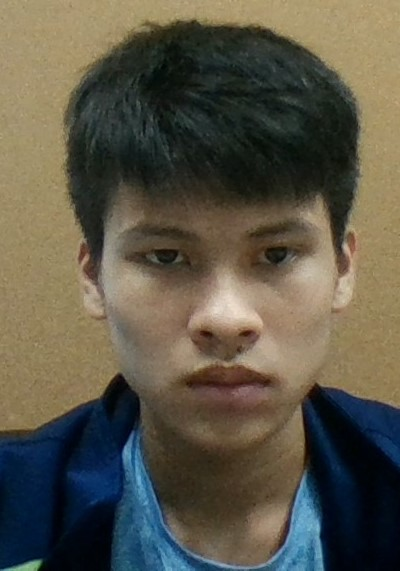
#> input picture OpenCV-Python-Series-master/src/images/me/image6.jpg, 400 x 571 px, found by its file name
$ python lesson8.1.py   (older library calls are emulated)
#> lines starting #> are read from the running program, lines starting #| are printed output that depends on the picture; after the words box and inside, x2 and y2 are one past the last pixel; in counts of white or black regions, pixels touching at a corner belong together
import cv2
import numpy as np

I = cv2.imread("image6.jpg")
#> I is the input picture: shape (571, 400, 3); mean B, G, R 71.8, 86.2, 91
cv2.imshow("image", I)
cv2.waitKey()

# extract r, g, b

B = I[:, :, 0] #B channel
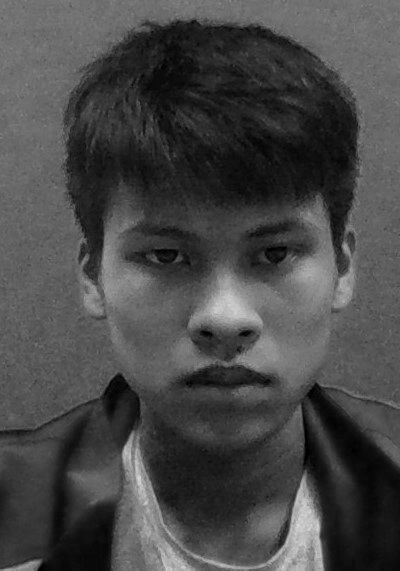
#> B: shape (571, 400); min 0, max 217, mean 71.8
G = I[:,:,1] # G channel
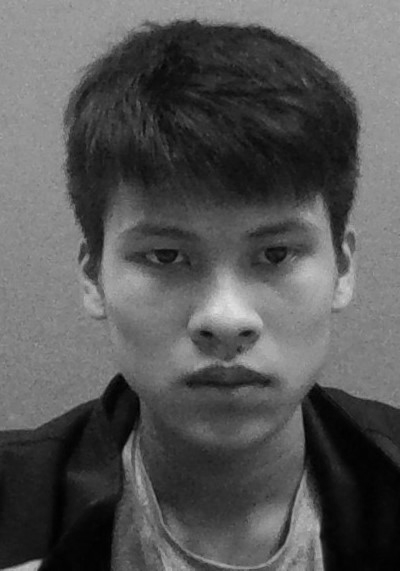
#> G: shape (571, 400); min 0, max 225, mean 86.2
R = I[:,:,2] #R channel
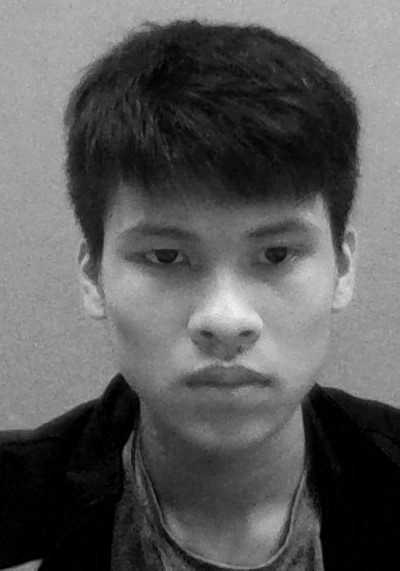
#> R: shape (571, 400); min 0, max 242, mean 91
cv2.imshow("Blue", B)
cv2.imshow("Green", G)
cv2.imshow("Red", R)
cv2.waitKey(1)

# combine red and blue
ImgBin = B&R
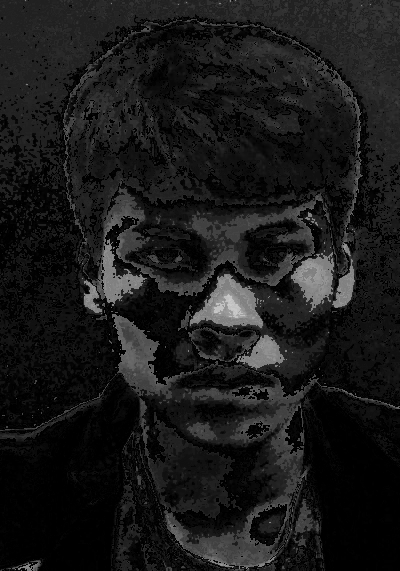
#> ImgBin: shape (571, 400); min 0, max 205, mean 25.3
ImgRoi =~ImgBin # inverse Image
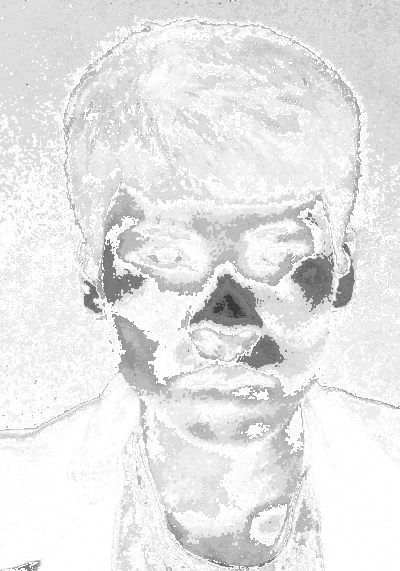
#> ImgRoi: shape (571, 400); min 50, max 255, mean 229.7
cv2.imshow("image 2",ImgRoi)
cv2.waitKey()

thresh,ImgRoi = cv2.threshold(ImgRoi, 50, 255, cv2.THRESH_BINARY)
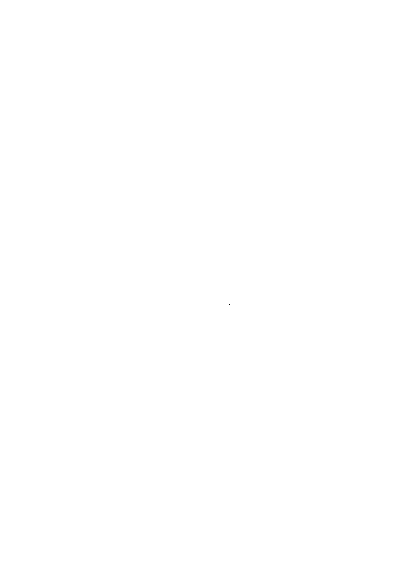
#> ImgRoi: shape (571, 400); 100% white; black in thin lines or dots, all inside (x1, y1, x2, y2) = (229, 304, 230, 305)
# find contour
N, contour, hierachy = cv2.findContours(ImgRoi, cv2.RETR_EXTERNAL, cv2.CHAIN_APPROX_NONE)
#> contour = 1 contour; box (x1, y1, x2, y2) and area: (0, 0, 400, 571) 227430
for i in contour:
    cv2.drawContours(I, i, -1, (0,150,150), 3)

#     lấy chu vi
    chuvi = cv2.arcLength(i, True)

    #   lấy về diện tích
    dientich = cv2.contourArea(i, True)

#     xấp xỉ đường cong hay đa thức
    nedges = cv2.approxPolyDP(i, 5, True)
    print(len(nedges))
    (len(nedges))
    print(nedges)
    if (len(nedges) == 3):
        x = nedges [0] [0] [0]
        y = nedges [0] [0] [1]
        cv2.putText(I, "Triangle", (x,y), cv2.FONT_HERSHEY_COMPLEX, 0.5,(0,255,0))
    if (len(nedges) == 4):
        x = nedges [0] [0] [0]
        y = nedges [0] [0] [1]
        cv2.putText(I, "rectangle", (x,y), cv2.FONT_HERSHEY_COMPLEX, 0.5,(0,255,0))
#> this loop made 1 pass
#> (chuvi, dientich, nedges, x, y) on pass 1: (1938, -227430, [[0, 0], [0, 570], [399, 570], [399, 0]], 0, 0)
#| 4
#| [[[  0   0]]
#|  [[  0 570]]
#|  [[399 570]]
#|  [[399   0]]]
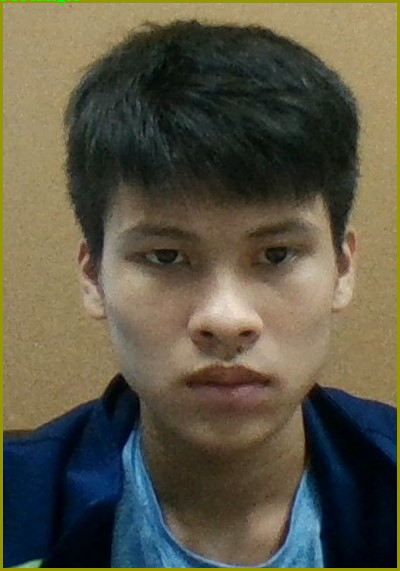
#> I: shape (571, 400, 3); 2.54% of pixels changed, all inside (x1, y1, x2, y2) = (0, 0, 400, 571)

cv2.imshow("contours", I)
cv2.waitKey()

$ run again, with OpenCV-Python-Series-master/src/images/me/image2.jpg copied over OpenCV-Python-Series-master/src/images/me/image6.jpg
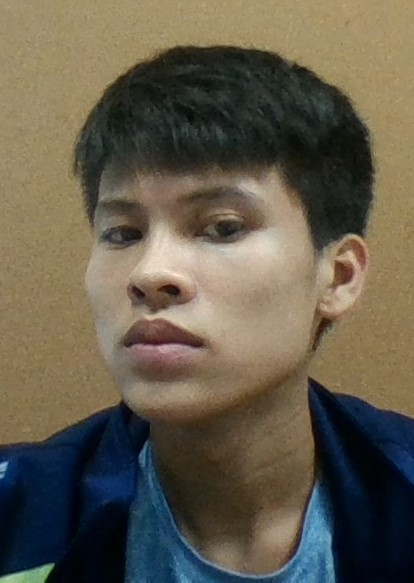
#> input picture OpenCV-Python-Series-master/src/images/me/image2.jpg, 414 x 583 px, found by its file name
#> I is the input picture: shape (583, 414, 3); mean B, G, R 76.1, 91.9, 99.4
#> `ImgRoi =~ImgBin`:
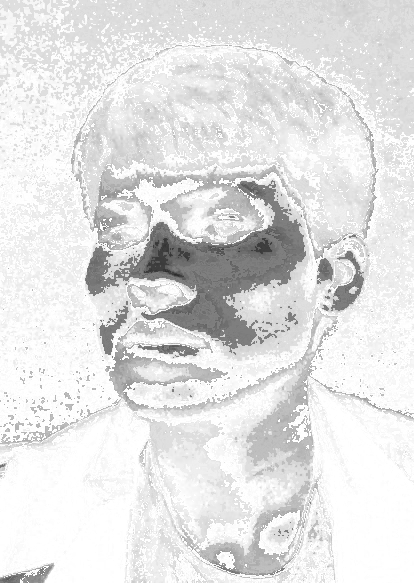
#> ImgRoi: shape (583, 414); min 41, max 255, mean 227
#> contour = 1 contour; box (x1, y1, x2, y2) and area: (0, 0, 414, 583) 240366
#> the loop `for i in contour:` made 1 pass
#> (chuvi, dientich, nedges, x, y) on pass 1: (1990, -240366, [[0, 0], [0, 582], [413, 582], [413, 0]], 0, 0)
#> (printed output is left out)
#> after the loop `for i in contour:`:
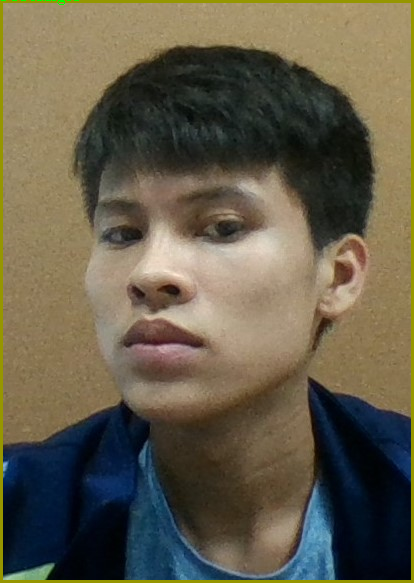
#> I: shape (583, 414, 3); 2.47% of pixels changed, all inside (x1, y1, x2, y2) = (0, 0, 414, 583)

$ run again, with OpenCV-Python-Series-master/src/images/me/image3.jpg copied over OpenCV-Python-Series-master/src/images/me/image6.jpg
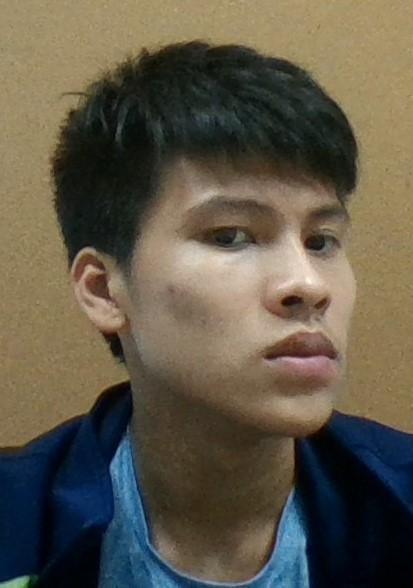
#> input picture OpenCV-Python-Series-master/src/images/me/image3.jpg, 413 x 588 px, found by its file name
#> I is the input picture: shape (588, 413, 3); mean B, G, R 72.8, 88.3, 95.1
#> `ImgRoi =~ImgBin`:
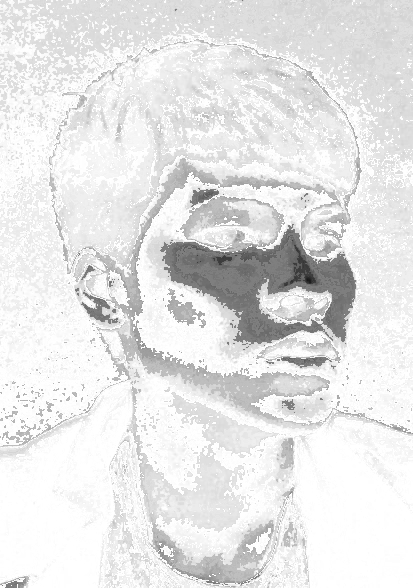
#> ImgRoi: shape (588, 413); min 24, max 255, mean 229.7
#> contour = 1 contour; box (x1, y1, x2, y2) and area: (0, 0, 413, 588) 241844
#> the loop `for i in contour:` made 1 pass
#> (chuvi, dientich, nedges, x, y) on pass 1: (1998, -241844, [[0, 0], [0, 587], [412, 587], [412, 0]], 0, 0)
#> (printed output is left out)
#> after the loop `for i in contour:`:
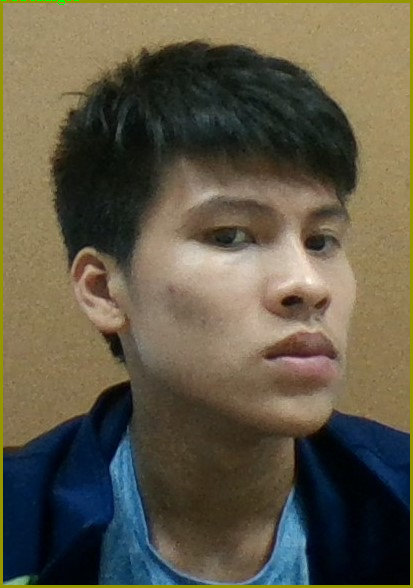
#> I: shape (588, 413, 3); 2.46% of pixels changed, all inside (x1, y1, x2, y2) = (0, 0, 413, 588)

$ run again, with OpenCV-Python-Series-master/src/images/me/image5.jpg copied over OpenCV-Python-Series-master/src/images/me/image6.jpg
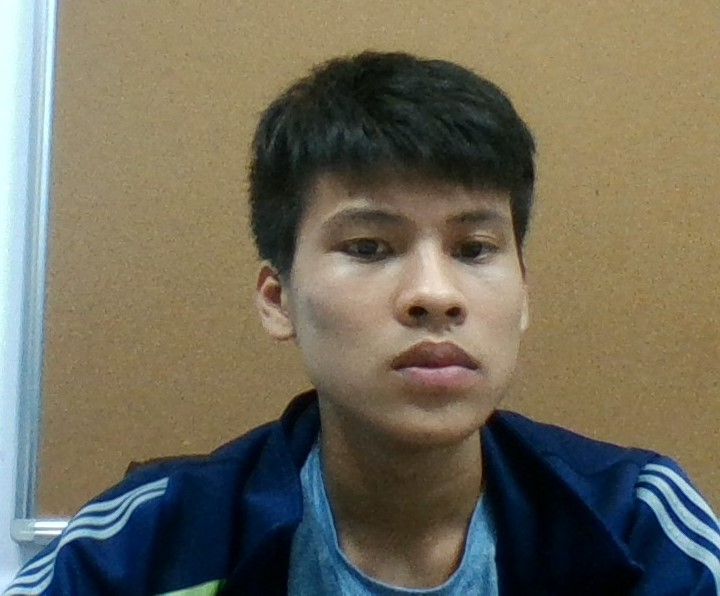
#> input picture OpenCV-Python-Series-master/src/images/me/image5.jpg, 720 x 596 px, found by its file name
#> I is the input picture: shape (596, 720, 3); mean B, G, R 91.3, 107.6, 112.5
#> contour = 2 contours, 1 with area under 20; largest, box (x1, y1, x2, y2) and area: (0, 0, 720, 596) 422965
#> the loop `for i in contour:` made 2 passes
#> (chuvi, dientich, nedges) on pass 1: (0, 0, [[4, 267]])
#> (printed output is left out)
#> after the loop `for i in contour:`:
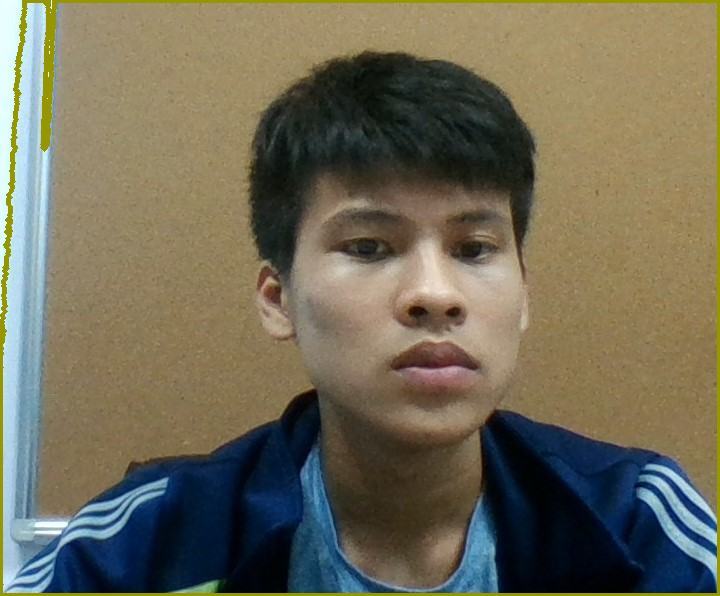
#> I: shape (596, 720, 3); 2.34% of pixels changed, all inside (x1, y1, x2, y2) = (0, 0, 720, 596)
